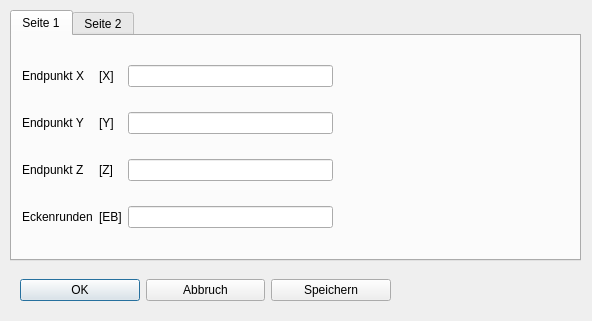
<?xml version="1.0" encoding="UTF-8"?>
<ui version="4.0">
 <class>Dialog_fgerade</class>
 <widget class="QDialog" name="Dialog_fgerade">
  <property name="geometry">
   <rect>
    <x>0</x>
    <y>0</y>
    <width>592</width>
    <height>321</height>
   </rect>
  </property>
  <property name="windowTitle">
   <string>Gerade fräsen</string>
  </property>
  <property name="modal">
   <bool>true</bool>
  </property>
  <widget class="QTabWidget" name="tabWidget">
   <property name="geometry">
    <rect>
     <x>10</x>
     <y>10</y>
     <width>571</width>
     <height>251</height>
    </rect>
   </property>
   <property name="currentIndex">
    <number>0</number>
   </property>
   <widget class="QWidget" name="tab">
    <attribute name="title">
     <string>Seite 1</string>
    </attribute>
    <widget class="QWidget" name="layoutWidget">
     <property name="geometry">
      <rect>
       <x>10</x>
       <y>10</y>
       <width>311</width>
       <height>201</height>
      </rect>
     </property>
     <layout class="QGridLayout" name="gridLayout">
      <item row="1" column="1">
       <widget class="QLabel" name="label_8">
        <property name="text">
         <string>[Y]</string>
        </property>
       </widget>
      </item>
      <item row="0" column="2">
       <widget class="QLineEdit" name="lineEdit_x"/>
      </item>
      <item row="3" column="2">
       <widget class="QLineEdit" name="lineEdit_rad"/>
      </item>
      <item row="1" column="2">
       <widget class="QLineEdit" name="lineEdit_y"/>
      </item>
      <item row="1" column="0">
       <widget class="QLabel" name="label_4">
        <property name="text">
         <string>Endpunkt Y</string>
        </property>
       </widget>
      </item>
      <item row="2" column="1">
       <widget class="QLabel" name="label_9">
        <property name="text">
         <string>[Z]</string>
        </property>
       </widget>
      </item>
      <item row="2" column="0">
       <widget class="QLabel" name="label_5">
        <property name="text">
         <string>Endpunkt Z</string>
        </property>
       </widget>
      </item>
      <item row="2" column="2">
       <widget class="QLineEdit" name="lineEdit_z"/>
      </item>
      <item row="3" column="1">
       <widget class="QLabel" name="label_10">
        <property name="text">
         <string>[EB]</string>
        </property>
       </widget>
      </item>
      <item row="0" column="1">
       <widget class="QLabel" name="label_7">
        <property name="text">
         <string>[X]</string>
        </property>
       </widget>
      </item>
      <item row="3" column="0">
       <widget class="QLabel" name="label_6">
        <property name="text">
         <string>Eckenrunden</string>
        </property>
       </widget>
      </item>
      <item row="0" column="0">
       <widget class="QLabel" name="label_3">
        <property name="text">
         <string>Endpunkt X</string>
        </property>
       </widget>
      </item>
     </layout>
    </widget>
    <widget class="QLabel" name="label_bild">
     <property name="geometry">
      <rect>
       <x>330</x>
       <y>10</y>
       <width>221</width>
       <height>201</height>
      </rect>
     </property>
     <property name="text">
      <string/>
     </property>
    </widget>
   </widget>
   <widget class="QWidget" name="tab_2">
    <attribute name="title">
     <string>Seite 2</string>
    </attribute>
    <widget class="QWidget" name="layoutWidget_2">
     <property name="geometry">
      <rect>
       <x>11</x>
       <y>9</y>
       <width>431</width>
       <height>211</height>
      </rect>
     </property>
     <layout class="QGridLayout" name="gridLayout_2">
      <item row="5" column="1">
       <widget class="QLabel" name="label_32">
        <property name="text">
         <string>[AFB]</string>
        </property>
       </widget>
      </item>
      <item row="4" column="2">
       <widget class="QLineEdit" name="lineEdit_bez"/>
      </item>
      <item row="2" column="1">
       <widget class="QLabel" name="label_29">
        <property name="text">
         <string>[AGGOFFSET]</string>
        </property>
       </widget>
      </item>
      <item row="1" column="1">
       <widget class="QLabel" name="label_28">
        <property name="text">
         <string>[AGGDREHBAR]</string>
        </property>
       </widget>
      </item>
      <item row="4" column="1">
       <widget class="QLabel" name="label_31">
        <property name="text">
         <string>[BEZ]</string>
        </property>
       </widget>
      </item>
      <item row="5" column="0">
       <widget class="QLabel" name="label_33">
        <property name="text">
         <string>Ausführbedingung</string>
        </property>
       </widget>
      </item>
      <item row="1" column="0">
       <widget class="QLabel" name="label_19">
        <property name="text">
         <string>Agg drehbar</string>
        </property>
       </widget>
      </item>
      <item row="2" column="0">
       <widget class="QLabel" name="label_20">
        <property name="text">
         <string>Agg Offset</string>
        </property>
       </widget>
      </item>
      <item row="0" column="0">
       <widget class="QLabel" name="label_18">
        <property name="text">
         <string>Vorschub</string>
        </property>
       </widget>
      </item>
      <item row="0" column="2">
       <widget class="QLineEdit" name="lineEdit_vo"/>
      </item>
      <item row="2" column="2">
       <widget class="QLineEdit" name="lineEdit_offset"/>
      </item>
      <item row="1" column="2">
       <widget class="QLineEdit" name="lineEdit_drehbar"/>
      </item>
      <item row="4" column="0">
       <widget class="QLabel" name="label_30">
        <property name="text">
         <string>Bezeichnung</string>
        </property>
       </widget>
      </item>
      <item row="5" column="2">
       <widget class="QLineEdit" name="lineEdit_afb"/>
      </item>
      <item row="0" column="1">
       <widget class="QLabel" name="label_22">
        <property name="text">
         <string>[V]</string>
        </property>
       </widget>
      </item>
      <item row="3" column="2">
       <widget class="QLineEdit" name="lineEdit_festwi"/>
      </item>
      <item row="3" column="0">
       <widget class="QLabel" name="label">
        <property name="text">
         <string>Agg Festwinkel</string>
        </property>
       </widget>
      </item>
      <item row="3" column="1">
       <widget class="QLabel" name="label_2">
        <property name="text">
         <string>[AGGFWKL]</string>
        </property>
       </widget>
      </item>
     </layout>
    </widget>
   </widget>
  </widget>
  <widget class="QWidget" name="layoutWidget_3">
   <property name="geometry">
    <rect>
     <x>20</x>
     <y>270</y>
     <width>371</width>
     <height>41</height>
    </rect>
   </property>
   <layout class="QHBoxLayout" name="horizontalLayout">
    <item>
     <widget class="QPushButton" name="pushButton_ok">
      <property name="text">
       <string>OK</string>
      </property>
     </widget>
    </item>
    <item>
     <widget class="QPushButton" name="pushButton_esc">
      <property name="text">
       <string>Abbruch</string>
      </property>
     </widget>
    </item>
    <item>
     <widget class="QPushButton" name="pushButton_save">
      <property name="text">
       <string>Speichern</string>
      </property>
     </widget>
    </item>
   </layout>
  </widget>
 </widget>
 <tabstops>
  <tabstop>tabWidget</tabstop>
  <tabstop>lineEdit_x</tabstop>
  <tabstop>lineEdit_y</tabstop>
  <tabstop>lineEdit_z</tabstop>
  <tabstop>lineEdit_rad</tabstop>
  <tabstop>pushButton_ok</tabstop>
  <tabstop>pushButton_esc</tabstop>
  <tabstop>pushButton_save</tabstop>
  <tabstop>lineEdit_vo</tabstop>
  <tabstop>lineEdit_drehbar</tabstop>
  <tabstop>lineEdit_offset</tabstop>
  <tabstop>lineEdit_festwi</tabstop>
  <tabstop>lineEdit_bez</tabstop>
  <tabstop>lineEdit_afb</tabstop>
 </tabstops>
 <resources/>
 <connections/>
</ui>
